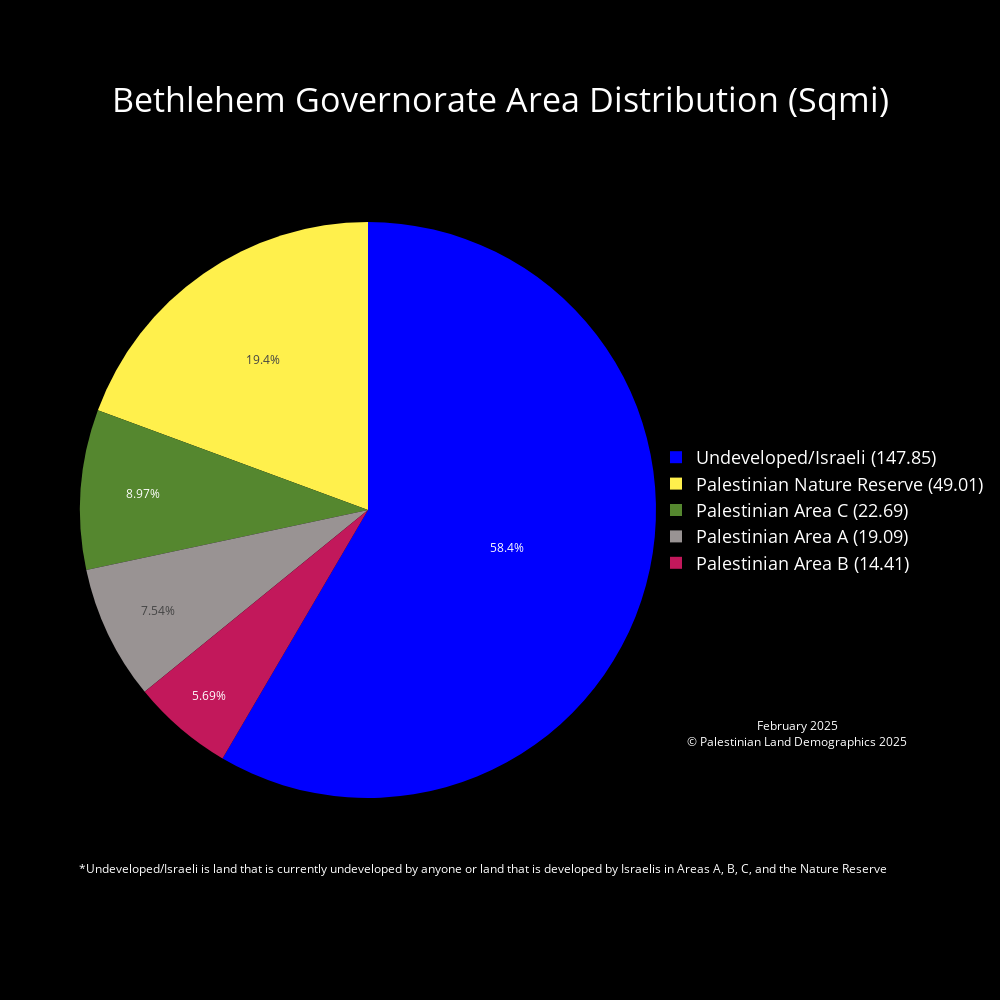

The code cell stored with this chart in its notebook:
### Code cell
# Bethlehem Governorate
West_Bank_Governorates = Governorates[Governorates['Governorates_Code'] < 2000]
Bethlehem_gov = West_Bank_Governorates[West_Bank_Governorates['Governorates_Name'] == 'Bethlehem']
# Clip to Governorate
Bethlehem_land_mass = gpd.clip(Palestinian_Land_Mass, Bethlehem_gov)
Bethlehem_seam_zone = gpd.clip(Seam_Zone, Bethlehem_gov)
# Calculate Area for clipped layer
Bethlehem_land_mass['Area_sqmi'] = Bethlehem_land_mass['geometry'].to_crs(epsg=28191).area * 3.8610215854245e-7
Bethlehem_seam_zone['Area_sqmi'] = Bethlehem_seam_zone['geometry'].to_crs(epsg=28191).area * 3.8610215854245e-7
# Plot for Visualization
fig, ax = plt.subplots()
Bethlehem_gov.plot(ax = ax, facecolor = "white", edgecolor = "black", label = "Bethlehem Governorate")
Bethlehem_seam_zone.plot(ax=ax, facecolor = "#1a237e", edgecolor = "#1a237e", label = "Palestinian Seam Zone in Bethlehem")
Bethlehem_land_mass.plot(ax = ax, facecolor = "green", edgecolor = "green", label = "Palestinian Land Mass in Bethlehem")
plt.title(f"Palestinian Land Mass Bethlehem")
plt.xlabel('Longitude')
plt.ylabel('Latitude')
plt.show()
# Calculate the land mass in areas a, b, c etc..
# Bethlehem_seam_zone['Area_sqmi'].groupby([Bethlehem_seam_zone['CLASS']]).sum()
Bethlehem_gov_area_a_area = Bethlehem_land_mass[Bethlehem_land_mass['CLASS'] == 'A']['Area_sqmi'].sum()
Bethlehem_gov_area_b_area = Bethlehem_land_mass[Bethlehem_land_mass['CLASS'] == 'B']['Area_sqmi'].sum()
Bethlehem_area_c_seam_zone = Bethlehem_seam_zone[Bethlehem_seam_zone['CLASS'] == 'C']['Area_sqmi'].sum()
Bethlehem_gov_area_c_area = Bethlehem_land_mass[Bethlehem_land_mass['CLASS'] == 'C']['Area_sqmi'].sum() + Bethlehem_area_c_seam_zone # for total Palestinian land in Area C
Bethlehem_gov_nature_reserve_area = Bethlehem_land_mass[Bethlehem_land_mass['CLASS'] == 'Nature Reserve']['Area_sqmi'].sum()
Bethlehem_gov_area = Governorates[Governorates["Governorates_Name"] == "Bethlehem"]["Area_sqmi"].iloc[0]
print(Bethlehem_gov_area)
open_or_israeli_area = Bethlehem_gov_area - Bethlehem_gov_area_a_area - Bethlehem_gov_area_b_area - Bethlehem_gov_area_c_area - Bethlehem_gov_nature_reserve_area

# declaring data from land mass calculations
data = [Bethlehem_gov_area_a_area, Bethlehem_gov_area_b_area, Bethlehem_gov_area_c_area, Bethlehem_gov_nature_reserve_area, open_or_israeli_area]

# Custom color palette and labels
label_color_dict = {'Palestinian Area A' : '#999393', 'Palestinian Area B' : '#C2185B', 'Palestinian Area C' : '#55872F','Palestinian Nature Reserve' : '#FFF04C', 'Undeveloped/Israeli' : '#0000FF'}
labels = list(label_color_dict.keys())
palette_color = list(label_color_dict.values())
custom_labels = [f'{label} ({round(value, 2)})' for label, value in zip(labels, data)]

# Pie chart using plotly
fig = go.Figure(
    data=[
        go.Pie(
            labels=custom_labels,
            values=data,
            marker=dict(colors=palette_color)
            
        )
    ]
)

fig.update_traces(textposition='inside',       # puts text inside the pie chart
                    textinfo = 'percent'        # shows us the percent and the area in sqmi ('percent+label' to show both)
                    )      # color of the labels inside the pie chart are set to white

fig.update_layout(
    paper_bgcolor='black',       # background color around the plot  
    plot_bgcolor='black',        # background color of the plot
    font_color='white',          # color of the legend and title
    title={
        'text': 'Bethlehem Governorate Area Distribution (Sqmi)',
        'x': 0.5,                # Middle
        'y': 0.90,                # Nearly at the top
        'xanchor': 'center',
        'yanchor': 'middle',
        'font': {'size': 34}     # Increase font size for the title
    },
    legend={
        'font': {'size': 18},     # Increase font size for the legend
        'x': 1,                   # Position legend to the right of the pie chart
        'y': 0.5,                 # Position legend in the middle
        'xanchor': 'left',
        'yanchor': 'middle'
    },
    annotations=[
        dict(
            text="*Undeveloped/Israeli is land that is currently undeveloped by anyone or land that is developed by Israelis in Areas A, B, C, and the Nature Reserve",
            x=0.7,
            y=0.05,
            showarrow=False,
            font=dict(color='white', size=12),
            xanchor='center'
        ),
        dict(
            text="February 2025<br>© Palestinian Land Demographics 2025",
            x=1.05,
            y=0.25,
            showarrow=False,
            font=dict(color='white', size=12),
            xanchor='left',
            yanchor='top'
        )
    ],
    width=1000,                  # width and height of the pie chart
    height=1000
)

fig.write_html('February2025\PieCharts_HTML\Bethlehem_Governorate_Area_Distribution_Pie_Chart.html')
fig.write_image('February2025\PieCharts_JPG\Bethlehem_Governorate_Area_Distribution_Pie_Chart.jpg')
fig.show()

### Figure 1 — Plotly figure (JSON) as saved in the notebook; plotly's stock layout.template omitted (floating-point values rounded to 4 significant figures)
{"data": [{"labels": ["Palestinian Area A (19.09)", "Palestinian Area B (14.41)", "Palestinian Area C (22.69)", "Palestinian Nature Reserve (49.01)", "Undeveloped/Israeli (147.85)"], "marker": {"colors": ["#999393", "#C2185B", "#55872F", "#FFF04C", "#0000FF"]}, "textinfo": "percent", "textposition": "inside", "type": "pie", "values": [19.09, 14.41, 22.69, 49.01, 147.8]}], "layout": {"annotations": [{"font": {"color": "white", "size": 12}, "showarrow": false, "text": "*Undeveloped/Israeli is land that is currently undeveloped by anyone or land that is developed by Israelis in Areas A, B, C, and the Nature Reserve", "x": 0.7, "xanchor": "center", "y": 0.05}, {"font": {"color": "white", "size": 12}, "showarrow": false, "text": "February 2025<br>© Palestinian Land Demographics 2025", "x": 1.05, "xanchor": "left", "y": 0.25, "yanchor": "top"}], "font": {"color": "white"}, "height": 1000, "legend": {"font": {"size": 18}, "x": 1, "xanchor": "left", "y": 0.5, "yanchor": "middle"}, "paper_bgcolor": "black", "plot_bgcolor": "black", "title": {"font": {"size": 34}, "text": "Bethlehem Governorate Area Distribution (Sqmi)", "x": 0.5, "xanchor": "center", "y": 0.9, "yanchor": "middle"}, "width": 1000}}
